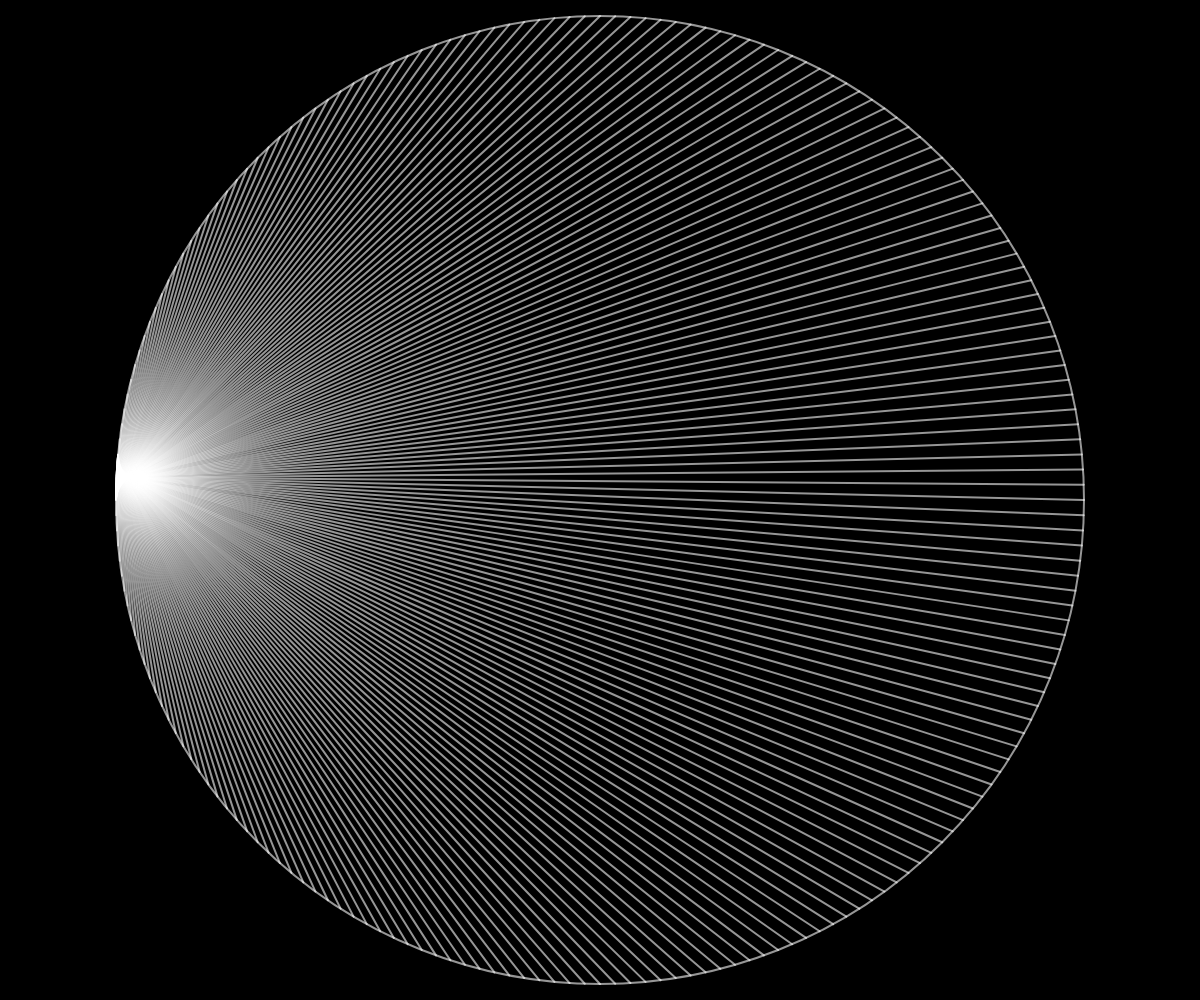
Frame 1 (no input)
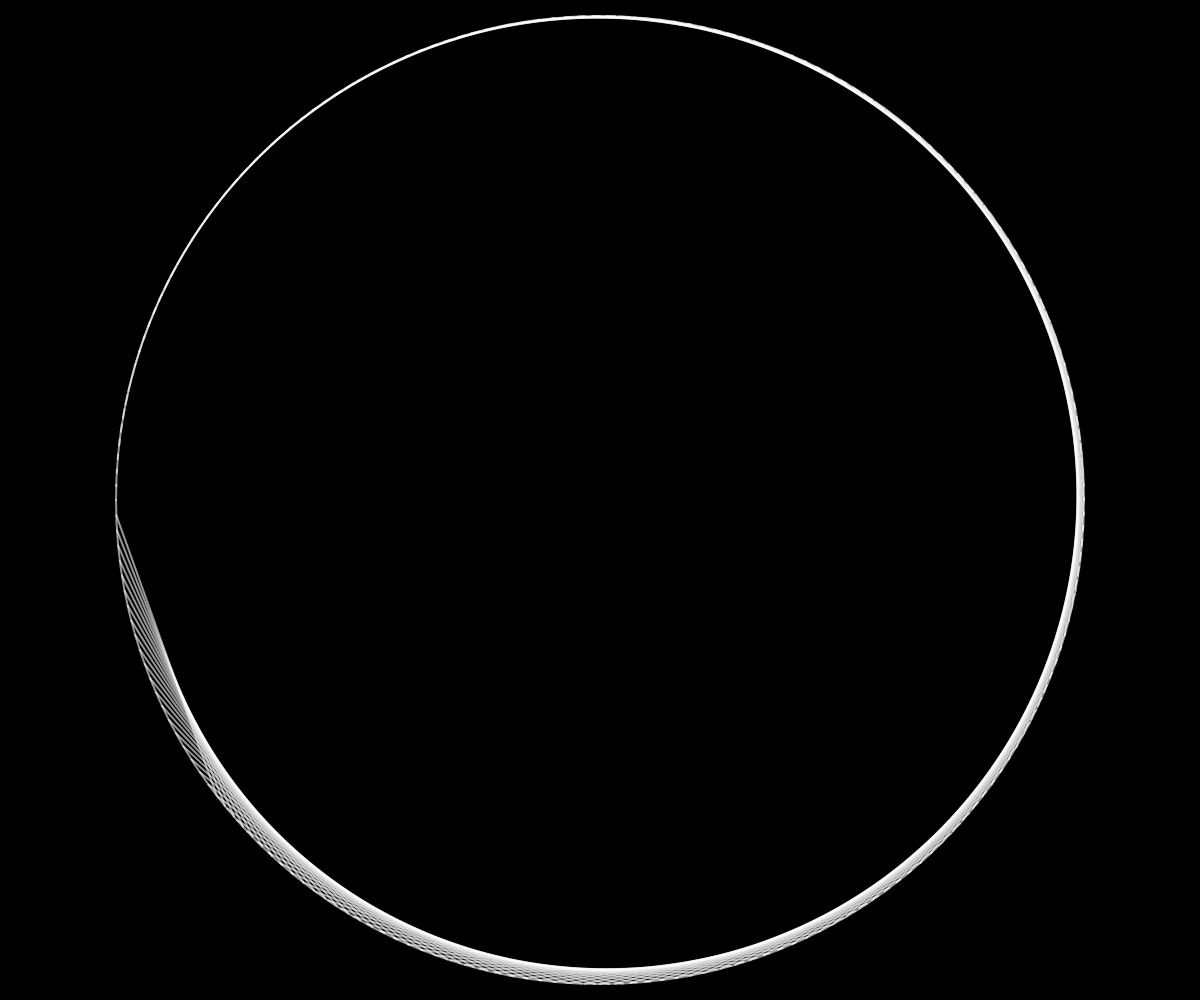
Frame 60 (no input)
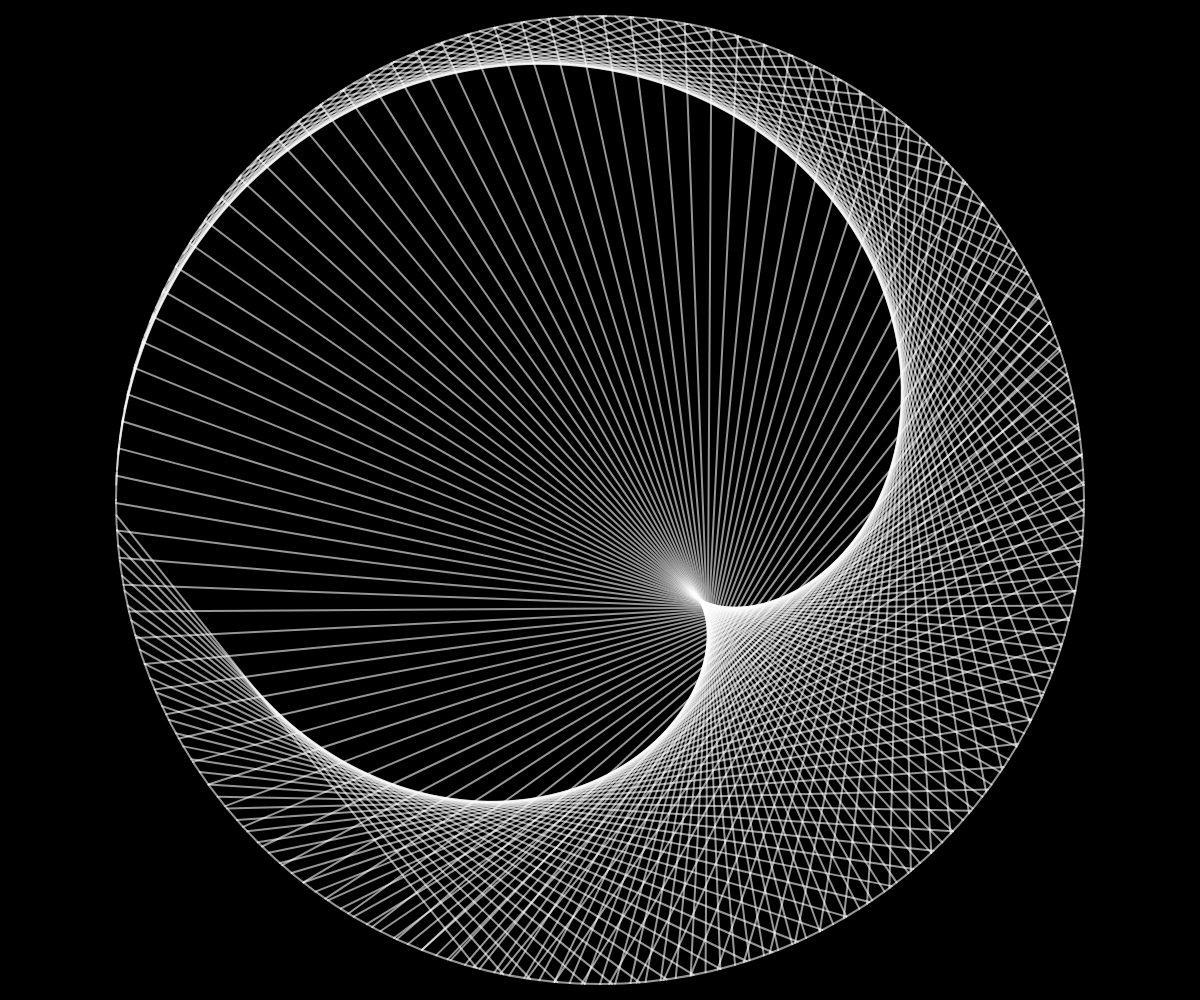
Frame 120 (the mouse pressed at the canvas centre since frame 60)

The p5.js sketch that drew these frames (run headless with seeded random() and noise() and a simulated clock; from frame 60 on, the mouse is pressed at the canvas centre):

// p5.js sketch
// ── sketch.js
// Times Tables Cardioid Visualization
// Daniel Shiffman
// https://thecodingtrain.com/CodingChallenges/133-times-tables-cardioid.html
// https://youtu.be/bl3nc_a1nvs
// https://editor.p5js.org/codingtrain/sketches/gwcGb_NPm

let r;
let factor = 0;

function setup() {
  createCanvas(windowWidth, windowHeight);
  r = height / 2 - 16;
}

function getVector(index, total) {
  const angle = map(index % total, 0, total, 0, TWO_PI);
  const v = p5.Vector.fromAngle(angle + PI);
  v.mult(r);
  return v;
}

function draw() {
  background(0);
  const total = 200; //int(map(mouseX, 0, width, 0, 200));
  factor += 0.015;

  translate(width / 2, height / 2);
  stroke(255, 150);
  strokeWeight(2);
  noFill();
  ellipse(0, 0, r * 2);

  strokeWeight(2);
  for (let i = 0; i < total; i++) {
    const a = getVector(i, total);
    const b = getVector(i * factor, total);
    line(a.x, a.y, b.x, b.y);
  }
}
